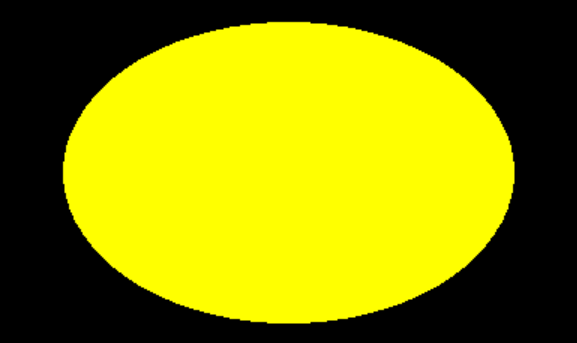
#> input picture 信计1254梁志豪/template.png, 577 x 343 px
$ python TuringCV.py
#> lines starting #> are read from the running program, lines starting #| are printed output that depends on the picture; after the words box and inside, x2 and y2 are one past the last pixel; in counts of white or black regions, pixels touching at a corner belong together
import cv2
import numpy as np
#创建画布
canvas = np.zeros((800, 800, 3), dtype=np.uint8)

#画图
center = (300, 300)
cv2.circle(canvas, center, 100, (255, 0, 0), -1)

for j in range(7):
    k = j*50
    top_left = (40+k, 500)
    bottom_right = (20+k, 550)
    cv2.rectangle(canvas, top_left, bottom_right, (0, 255, 0), -1)
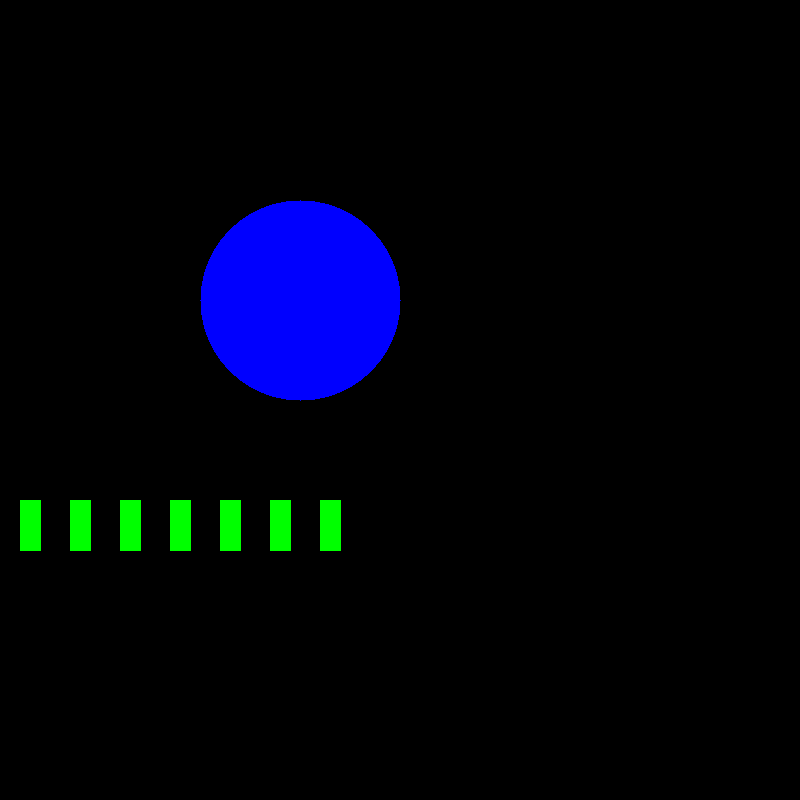
#> canvas: shape (800, 800, 3); mean of channels 0, 1, 2 12.5, 3, 0; drawn as B, G, R

cv2.ellipse(canvas, (600, 200), (150, 100), 0, 0, 360, (0, 255, 255), -1)

points = np.array([[100, 100], [200, 50], [300, 150], [250, 200]], np.int32).reshape((-1, 1, 2))
cv2.polylines(canvas, [points], True, (255, 255, 0), 2)

#边缘检测与轮廓提取
gray = cv2.cvtColor(canvas, cv2.COLOR_BGR2GRAY)
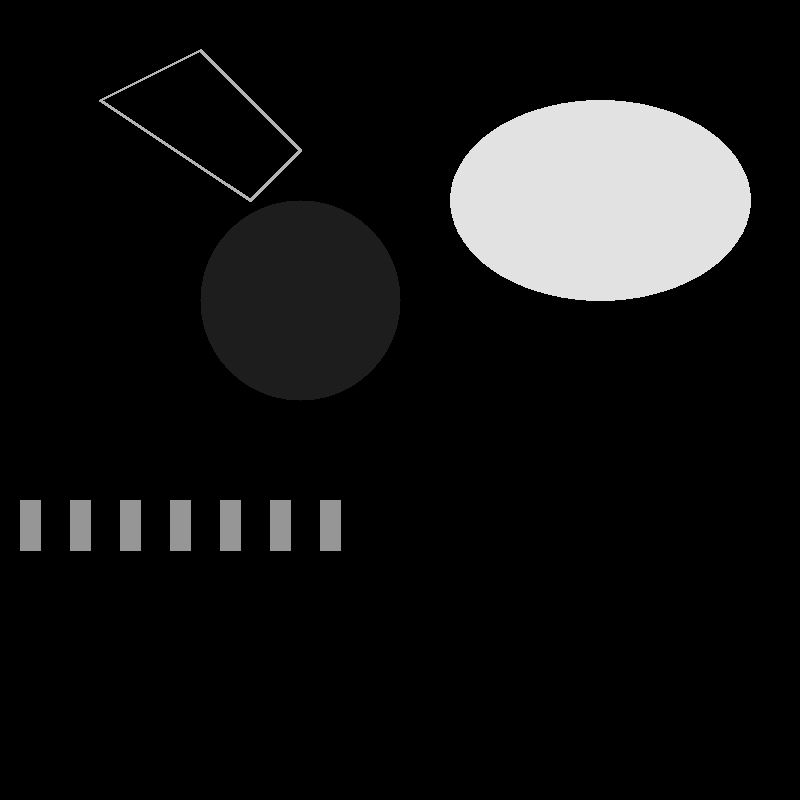
#> gray: shape (800, 800); min 0, max 226, mean 20.4
_, binary = cv2.threshold(gray, 1, 255, cv2.THRESH_BINARY)
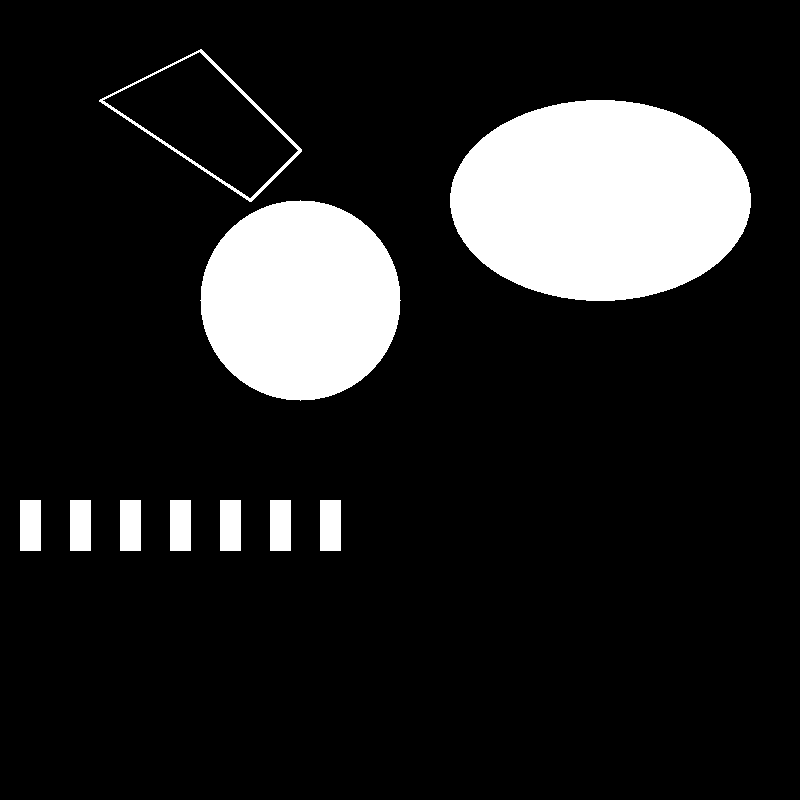
#> binary: shape (800, 800); 13.7% white; 10 white regions

contours, hierarchy = cv2.findContours(binary, cv2.RETR_EXTERNAL, cv2.CHAIN_APPROX_SIMPLE)
#> contours = 10 contours; largest, box (x1, y1, x2, y2) and area: (450, 100, 751, 301) 47060, (200, 200, 401, 401) 31134, (99, 49, 302, 202) 14328, (320, 500, 341, 551) 1000, (270, 500, 291, 551) 1000
canvas_= canvas.copy()
canvas_ = cv2.drawContours(canvas_, contours, -1, (0, 0, 255), 2)
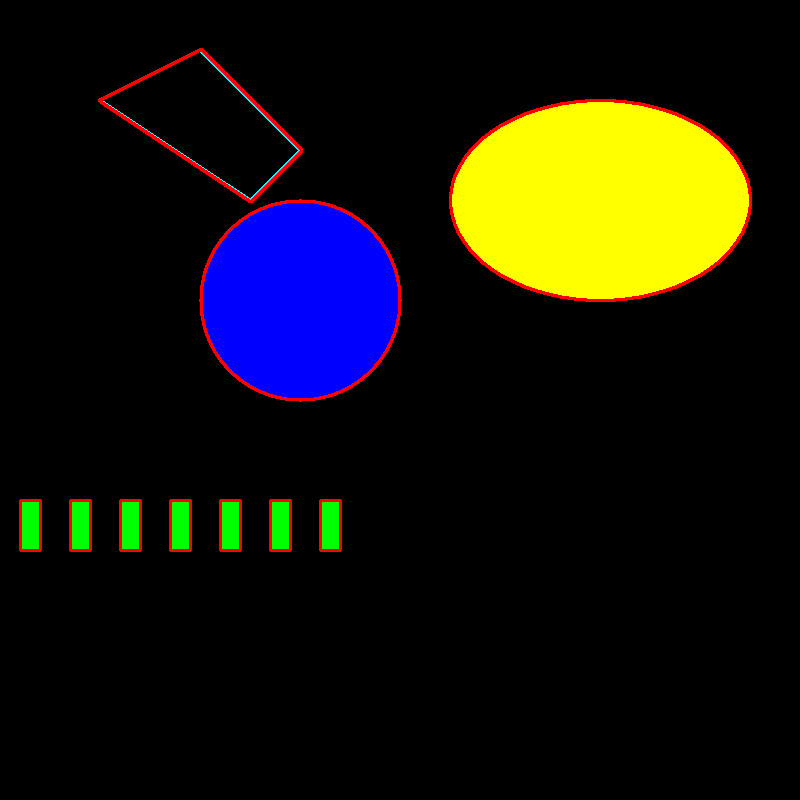
#> canvas_: shape (800, 800, 3); mean of channels 0, 1, 2 12.2, 20.6, 22; drawn as B, G, R
cv2.imwrite("edges.png", canvas_)

contours = sorted(contours, key=lambda c: cv2.boundingRect(c)[0])
#> contours = 10 contours; largest, box (x1, y1, x2, y2) and area: (450, 100, 751, 301) 47060, (200, 200, 401, 401) 31134, (99, 49, 302, 202) 14328, (20, 500, 41, 551) 1000, (70, 500, 91, 551) 1000

canvas_1 = canvas.copy()
number = 0

cv2.imwrite('shapes.png', canvas)
# 标记轮廓
for c in contours:
    x, y, w, h = cv2.boundingRect(c)
    cv2.putText(canvas, f" {number}", (x, y-10),
                cv2.FONT_HERSHEY_SIMPLEX, 0.5, (0, 0, 255), 2)
    cv2.rectangle(canvas, (x, y), (x+w, y+h), (0, 0, 255), 2)
    number += 1
#> this loop made 10 passes
#> (c, x, y, w, h) on passes 1, 2, 4, 5, 7, 8, 9: ([[20, 500], [20, 550], [40, 550], [40, 500]], 20, 500, 21, 51), ([[70, 500], [70, 550], [90, 550], [90, 500]], 70, 500, 21, 51), ([[120, 500], [120, 550], [140, 550], [140, 500]], 120, 500, 21, 51), ([[170, 500], [170, 550], [190, 550], [190, 500]], 170, 500, 21, 51), ([[220, 500], [220, 550], [240, 550], [240, 500]], 220, 500, 21, 51), ([[270, 500], [270, 550], [290, 550], [290, 500]], 270, 500, 21, 51), ([[320, 500], [320, 550], [340, 550], [340, 500]], 320, 500, 21, 51)
#> (x, y, w, h) on passes 3, 6, 10: (99, 49, 203, 153), (200, 200, 201, 201), (450, 100, 301, 201)
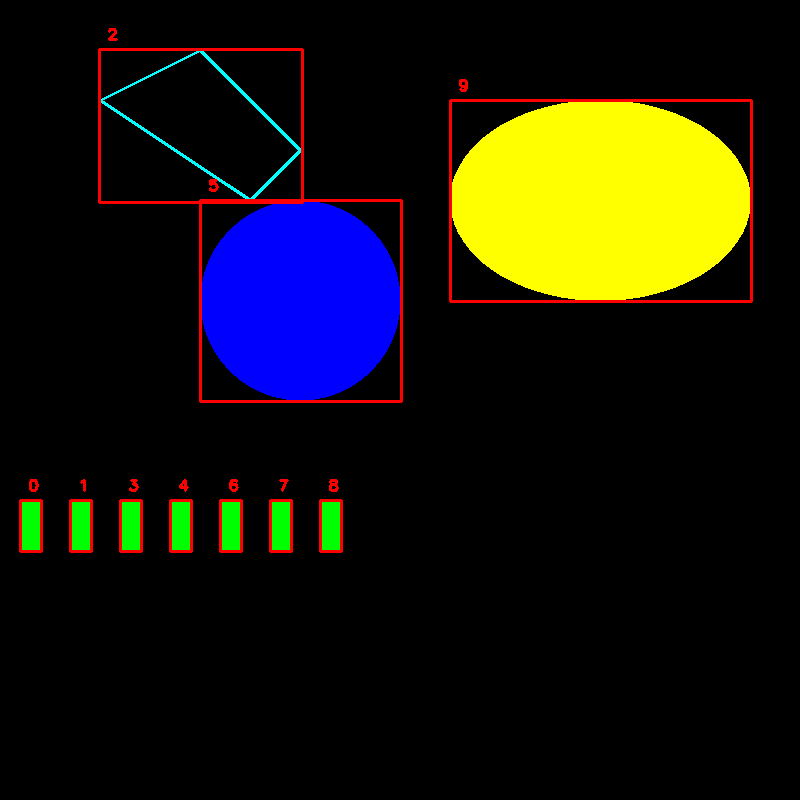
#> canvas: shape (800, 800, 3); mean of channels 0, 1, 2 13.1, 21.8, 23.3; drawn as B, G, R
#> after the loop, number = 10


template = cv2.imread("template.png")
#> template is the input picture: shape (343, 577, 3); mean B, G, R 0, 137.5, 137.5
template_gray = cv2.cvtColor(template, cv2.COLOR_BGR2GRAY)
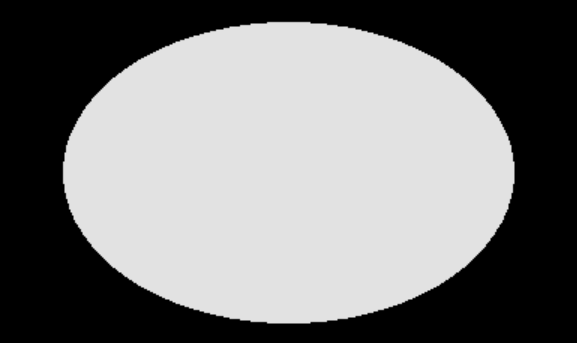
#> template_gray: shape (343, 577); min 0, max 226, mean 121.8
contours_1, hierarchy = cv2.findContours(template_gray, cv2.RETR_EXTERNAL, cv2.CHAIN_APPROX_SIMPLE)
#> contours_1 = 1 contour; box (x1, y1, x2, y2) and area: (62, 21, 515, 324) 107217

canvas_gray = cv2.cvtColor(canvas_1, cv2.COLOR_BGR2GRAY)

# 找到轮廓
for i in contours_1:
    perimeter = cv2.arcLength(i, True)
    circularity_1 = 4 * np.pi * (cv2.contourArea(i[0]) / (perimeter * perimeter))

    for c in contours:
        area = cv2.contourArea(c)
        x, y, w, h = cv2.boundingRect(c)
        perimeter = cv2.arcLength(c, True)
        if perimeter != 0:
            circularity = 4 * np.pi * (area / (perimeter * perimeter))

            if circularity_1 +0.8 < circularity < circularity_1 +0.85:
                cv2.putText(canvas_1, f"ellipse", (x, y-10),
                            cv2.FONT_HERSHEY_SIMPLEX, 0.5, (255, 0, 0), 2)
                cv2.rectangle(canvas_1, (x, y), (x + w, y + h), (0, 255, 0), 2)
#> this loop made 1 pass
#> circularity_1 on pass 1: 0
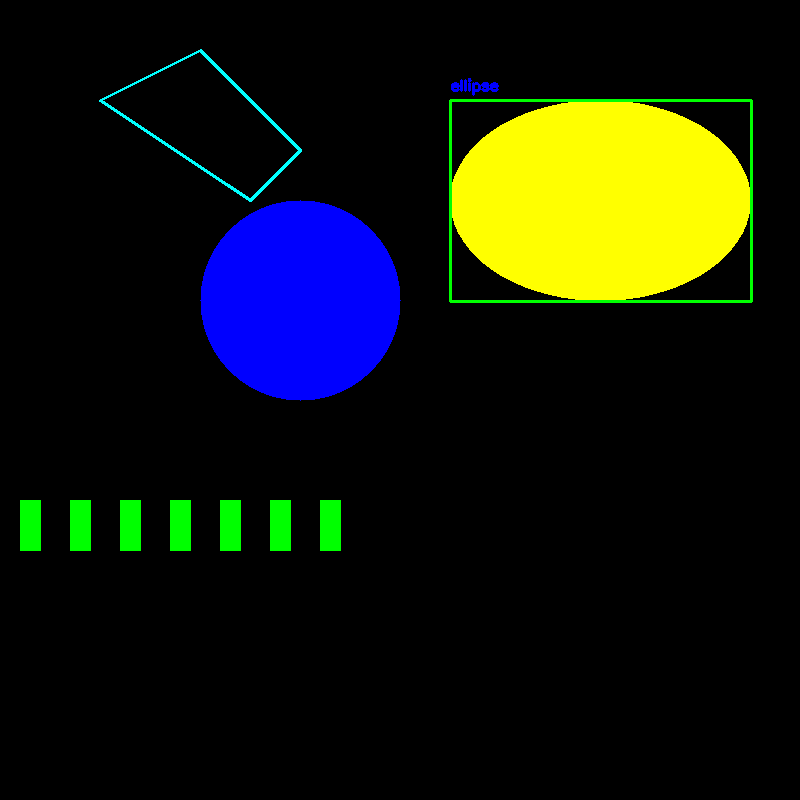
#> canvas_1: shape (800, 800, 3); mean of channels 0, 1, 2 13.3, 23.6, 18.8; drawn as B, G, R

cv2.imwrite('matching.png', canvas_1)
cv2.waitKey(0)
cv2.destroyAllWindows()
